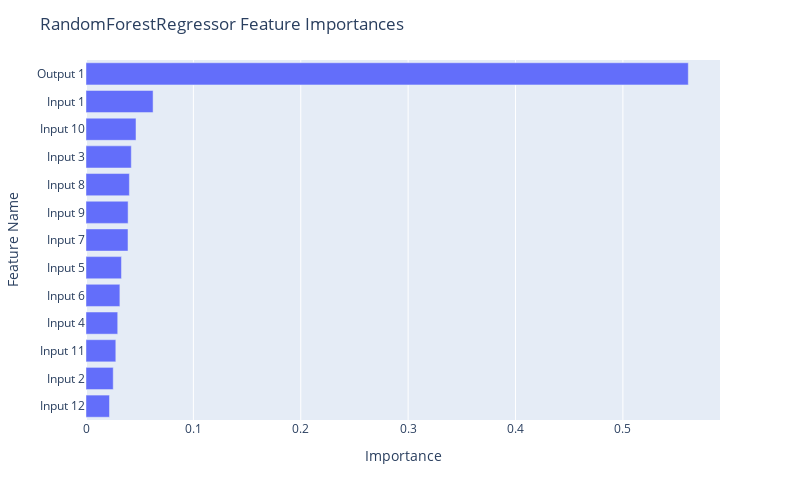

Source (notebook cell):
### Code cell
fig = px.bar(df_rf, x="Importance", y="Feature Name")

fig.update_layout(
    autosize=False,
    width=800,
    height=500,
    title_text=f"RandomForestRegressor Feature Importances",
    yaxis={'categoryorder':'total ascending'}
)

fig.show()

### Figure 1 — Plotly figure (JSON) as saved in the notebook; plotly's stock layout.template omitted (floating-point values rounded to 4 significant figures)
{"data": [{"alignmentgroup": "True", "hovertemplate": "Importance=%{x}<br>Feature Name=%{y}<extra></extra>", "legendgroup": "", "marker": {"color": "#636efa", "pattern": {"shape": ""}}, "name": "", "offsetgroup": "", "orientation": "h", "showlegend": false, "textposition": "auto", "type": "bar", "x": [0.5609, 0.06248, 0.04657, 0.04219, 0.0404, 0.03921, 0.03911, 0.03302, 0.03156, 0.02954, 0.02777, 0.02536, 0.02189], "xaxis": "x", "y": ["Output 1", "Input 1", "Input 10", "Input 3", "Input 8", "Input 9", "Input 7", "Input 5", "Input 6", "Input 4", "Input 11", "Input 2", "Input 12"], "yaxis": "y"}], "layout": {"autosize": false, "barmode": "relative", "height": 500, "legend": {"tracegroupgap": 0}, "margin": {"t": 60}, "title": {"text": "RandomForestRegressor Feature Importances"}, "width": 800, "xaxis": {"anchor": "y", "autorange": true, "domain": [0, 1], "range": [0, 0.5904], "title": {"text": "Importance"}, "type": "linear"}, "yaxis": {"anchor": "x", "autorange": true, "categoryorder": "total ascending", "domain": [0, 1], "range": [-0.5, 12.5], "title": {"text": "Feature Name"}, "type": "category"}}}
